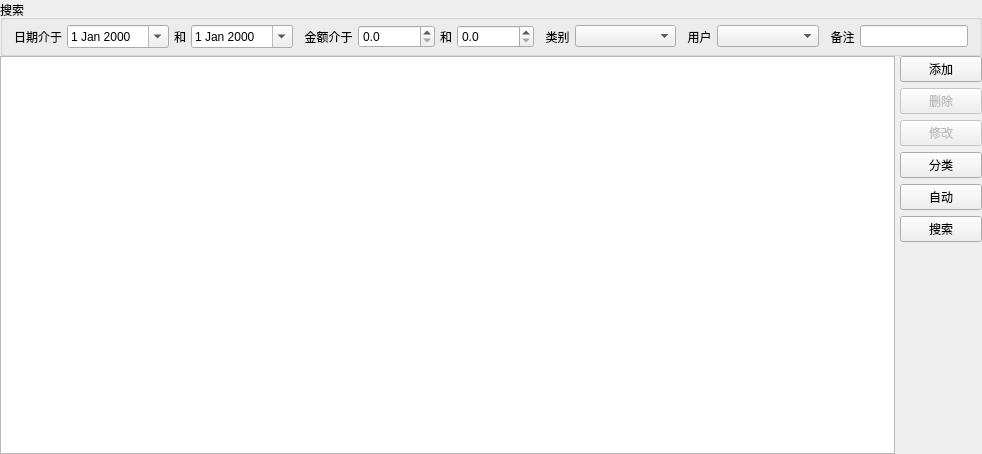
<?xml version="1.0" encoding="UTF-8"?>
<ui version="4.0">
 <class>DailyPageClass</class>
 <widget class="QWidget" name="DailyPageClass">
  <property name="geometry">
   <rect>
    <x>0</x>
    <y>0</y>
    <width>982</width>
    <height>454</height>
   </rect>
  </property>
  <property name="windowTitle">
   <string>DailyPage</string>
  </property>
  <layout class="QGridLayout" name="gridLayout">
   <property name="horizontalSpacing">
    <number>5</number>
   </property>
   <property name="verticalSpacing">
    <number>0</number>
   </property>
   <property name="margin">
    <number>0</number>
   </property>
   <item row="0" column="0" colspan="2">
    <widget class="QGroupBox" name="groupBoxSearch">
     <property name="title">
      <string>搜索</string>
     </property>
     <layout class="QHBoxLayout" name="horizontalLayout">
      <property name="spacing">
       <number>5</number>
      </property>
      <property name="topMargin">
       <number>5</number>
      </property>
      <property name="bottomMargin">
       <number>5</number>
      </property>
      <item>
       <widget class="QLabel" name="label">
        <property name="text">
         <string>日期介于</string>
        </property>
       </widget>
      </item>
      <item>
       <widget class="QDateEdit" name="dateEditStart">
        <property name="sizePolicy">
         <sizepolicy hsizetype="Expanding" vsizetype="Fixed">
          <horstretch>0</horstretch>
          <verstretch>0</verstretch>
         </sizepolicy>
        </property>
        <property name="calendarPopup">
         <bool>true</bool>
        </property>
       </widget>
      </item>
      <item>
       <widget class="QLabel" name="label_2">
        <property name="text">
         <string>和</string>
        </property>
       </widget>
      </item>
      <item>
       <widget class="QDateEdit" name="dateEditEnd">
        <property name="sizePolicy">
         <sizepolicy hsizetype="Expanding" vsizetype="Fixed">
          <horstretch>0</horstretch>
          <verstretch>0</verstretch>
         </sizepolicy>
        </property>
        <property name="calendarPopup">
         <bool>true</bool>
        </property>
       </widget>
      </item>
      <item>
       <widget class="QLabel" name="label_7">
        <property name="text">
         <string>  金额介于</string>
        </property>
       </widget>
      </item>
      <item>
       <widget class="QDoubleSpinBox" name="dblSpinBoxStart">
        <property name="maximumSize">
         <size>
          <width>80</width>
          <height>16777215</height>
         </size>
        </property>
        <property name="decimals">
         <number>1</number>
        </property>
        <property name="maximum">
         <double>1000000.000000000000000</double>
        </property>
       </widget>
      </item>
      <item>
       <widget class="QLabel" name="label_4">
        <property name="text">
         <string>和</string>
        </property>
       </widget>
      </item>
      <item>
       <widget class="QDoubleSpinBox" name="dblSpinBoxEnd">
        <property name="maximumSize">
         <size>
          <width>80</width>
          <height>16777215</height>
         </size>
        </property>
        <property name="decimals">
         <number>1</number>
        </property>
        <property name="maximum">
         <double>1000000.000000000000000</double>
        </property>
       </widget>
      </item>
      <item>
       <widget class="QLabel" name="label_3">
        <property name="text">
         <string>  类别</string>
        </property>
       </widget>
      </item>
      <item>
       <widget class="CategoryComboBox" name="comboCategory">
        <property name="sizePolicy">
         <sizepolicy hsizetype="Expanding" vsizetype="Fixed">
          <horstretch>0</horstretch>
          <verstretch>0</verstretch>
         </sizepolicy>
        </property>
        <property name="minimumSize">
         <size>
          <width>100</width>
          <height>0</height>
         </size>
        </property>
       </widget>
      </item>
      <item>
       <widget class="QLabel" name="label_5">
        <property name="text">
         <string>  用户</string>
        </property>
       </widget>
      </item>
      <item>
       <widget class="QComboBox" name="comboUser">
        <property name="sizePolicy">
         <sizepolicy hsizetype="Expanding" vsizetype="Fixed">
          <horstretch>0</horstretch>
          <verstretch>0</verstretch>
         </sizepolicy>
        </property>
       </widget>
      </item>
      <item>
       <widget class="QLabel" name="label_6">
        <property name="text">
         <string>  备注</string>
        </property>
       </widget>
      </item>
      <item>
       <widget class="QLineEdit" name="lineEditNote"/>
      </item>
     </layout>
    </widget>
   </item>
   <item row="1" column="0">
    <widget class="MyTableView" name="tableView">
     <property name="editTriggers">
      <set>QAbstractItemView::NoEditTriggers</set>
     </property>
     <property name="selectionMode">
      <enum>QAbstractItemView::SingleSelection</enum>
     </property>
     <property name="selectionBehavior">
      <enum>QAbstractItemView::SelectRows</enum>
     </property>
     <property name="sortingEnabled">
      <bool>true</bool>
     </property>
    </widget>
   </item>
   <item row="1" column="1">
    <layout class="QVBoxLayout">
     <item>
      <widget class="QPushButton" name="buttonAdd">
       <property name="sizePolicy">
        <sizepolicy hsizetype="Minimum" vsizetype="Fixed">
         <horstretch>0</horstretch>
         <verstretch>0</verstretch>
        </sizepolicy>
       </property>
       <property name="text">
        <string>添加</string>
       </property>
       <property name="icon">
        <iconset resource="Money.qrc">
         <normaloff>:/Images/edit_add.png</normaloff>:/Images/edit_add.png</iconset>
       </property>
       <property name="iconSize">
        <size>
         <width>32</width>
         <height>32</height>
        </size>
       </property>
      </widget>
     </item>
     <item>
      <widget class="QPushButton" name="buttonDel">
       <property name="enabled">
        <bool>false</bool>
       </property>
       <property name="text">
        <string>删除</string>
       </property>
       <property name="icon">
        <iconset resource="Money.qrc">
         <normaloff>:/Images/edit_remove.png</normaloff>:/Images/edit_remove.png</iconset>
       </property>
       <property name="iconSize">
        <size>
         <width>32</width>
         <height>32</height>
        </size>
       </property>
      </widget>
     </item>
     <item>
      <widget class="QPushButton" name="buttonEdit">
       <property name="enabled">
        <bool>false</bool>
       </property>
       <property name="text">
        <string>修改</string>
       </property>
       <property name="icon">
        <iconset resource="Money.qrc">
         <normaloff>:/Images/Notepad2.png</normaloff>:/Images/Notepad2.png</iconset>
       </property>
       <property name="iconSize">
        <size>
         <width>32</width>
         <height>32</height>
        </size>
       </property>
      </widget>
     </item>
     <item>
      <widget class="QPushButton" name="buttonCategory">
       <property name="text">
        <string>分类</string>
       </property>
       <property name="icon">
        <iconset resource="Money.qrc">
         <normaloff>:/Images/Options.png</normaloff>:/Images/Options.png</iconset>
       </property>
       <property name="iconSize">
        <size>
         <width>32</width>
         <height>32</height>
        </size>
       </property>
      </widget>
     </item>
     <item>
      <widget class="QPushButton" name="buttonAuto">
       <property name="text">
        <string>自动</string>
       </property>
       <property name="icon">
        <iconset resource="Money.qrc">
         <normaloff>:/Images/add_user.png</normaloff>:/Images/add_user.png</iconset>
       </property>
       <property name="iconSize">
        <size>
         <width>32</width>
         <height>32</height>
        </size>
       </property>
      </widget>
     </item>
     <item>
      <widget class="QPushButton" name="buttonSearch">
       <property name="text">
        <string>搜索</string>
       </property>
       <property name="icon">
        <iconset resource="Money.qrc">
         <normaloff>:/Images/find.png</normaloff>:/Images/find.png</iconset>
       </property>
       <property name="iconSize">
        <size>
         <width>32</width>
         <height>32</height>
        </size>
       </property>
       <property name="checkable">
        <bool>true</bool>
       </property>
      </widget>
     </item>
     <item>
      <spacer>
       <property name="orientation">
        <enum>Qt::Vertical</enum>
       </property>
       <property name="sizeHint" stdset="0">
        <size>
         <width>82</width>
         <height>142</height>
        </size>
       </property>
      </spacer>
     </item>
    </layout>
   </item>
  </layout>
 </widget>
 <layoutdefault spacing="6" margin="11"/>
 <customwidgets>
  <customwidget>
   <class>MyTableView</class>
   <extends>QTableView</extends>
   <header>MyTableView.h</header>
  </customwidget>
  <customwidget>
   <class>CategoryComboBox</class>
   <extends>QComboBox</extends>
   <header>CategoryComboBox.h</header>
  </customwidget>
 </customwidgets>
 <resources>
  <include location="Money.qrc"/>
 </resources>
 <connections/>
</ui>
